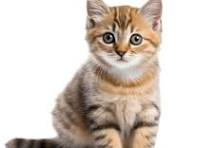
#> input picture openCV/cat.jpg, 214 x 148 px, found by its file name
$ python bilateral.py
#> lines starting #> are read from the running program, lines starting #| are printed output that depends on the picture
import cv2 as cv

img=cv.imread('openCV/cat.jpg',0)
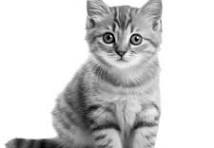
#> img: shape (148, 214); min 0, max 255, mean 209.8
print('original image',img)
#> (printed output is left out)

blur=cv.bilateralFilter(img,10,50,50)
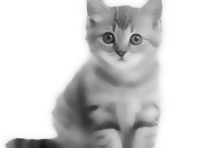
#> blur: shape (148, 214); min 22, max 255, mean 210
print('blurred image',blur)
#> (printed output is left out)
cv.imshow('original',img)
box=cv.GaussianBlur(img,(5,5),3,borderType=3)
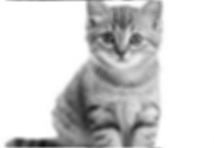
#> box: shape (148, 214); min 14, max 255, mean 209.8
cv.imshow('Gaussian blur',box)

cv.imshow('Bilateral Filter',blur)


b=cv.boxFilter(img,cv.CV_8U,(5,5))
cv.imshow('Box Filter',b)
cv.waitKey(0)
cv.destroyAllWindows()
